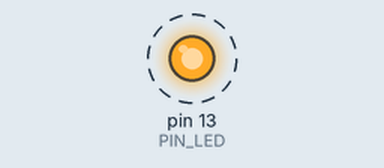
A sketch run on a simulated Arduino Uno, built with avr-gcc and run on an emulated ATmega328P. Parts: output pins drawn as LEDs (lit = HIGH). Dashed ring = blinking. No radio packets arrive unless stated; what the sketch prints to the serial monitor is not drawn.

Above: at 0.09 s.
Timing chart, 0 to 3.0 s (numbered marks = the images above):
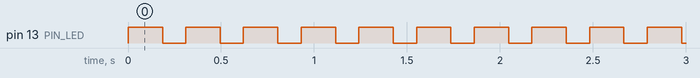

The sketch:

Transmitter.ino
```cpp
// RF433 Transmitter
// Author: Víctor Almaraz Sánchez
// Website: http://www.valmaraz.com

// Source: http://www.instructables.com/id/Modulos-RF433-Mhz-con-Arduino/?ALLSTEPS
// License: MIT License (see root directory)

// Required libraries (check 'Libraries' folder in root directory):
// - VirtualWire: https://www.pjrc.com/teensy/td_libs_VirtualWire.html

// Hardware info:
// - Transmitter voltage: 5v

#include <VirtualWire.h>

const int SERIAL_BAUDRATE = 9600;
// Led pin that will show activity
const int PIN_LED = 13;
// Transmitter data pin
const int PIN_TX = 12;
const int RF_BITS_PER_SECOND = 4000;
const int DELAY_IN_MILLIS = 125;

void setup()
{
    Serial.begin(SERIAL_BAUDRATE);
    pinMode(PIN_LED, OUTPUT);

    vw_set_tx_pin(PIN_TX);
    vw_set_ptt_inverted(true);
    vw_setup(RF_BITS_PER_SECOND);
    Serial.println("Transmitter started");
}

void loop()
{
    digitalWrite(PIN_LED, HIGH);
    char msg[] = "Hello World!";

    // Send message
    vw_send((uint8_t *)msg, strlen(msg));
    // Wait until message has been sent
    vw_wait_tx();
    Serial.println("Sending message...");

    // Turn led off to show that it is working
    delay(DELAY_IN_MILLIS);
    digitalWrite(PIN_LED, LOW);
    delay(DELAY_IN_MILLIS);
}
```

Measured:
- by itself, pin 13 (PIN_LED): alternates HIGH for 0.19 s and LOW for 0.13 s
